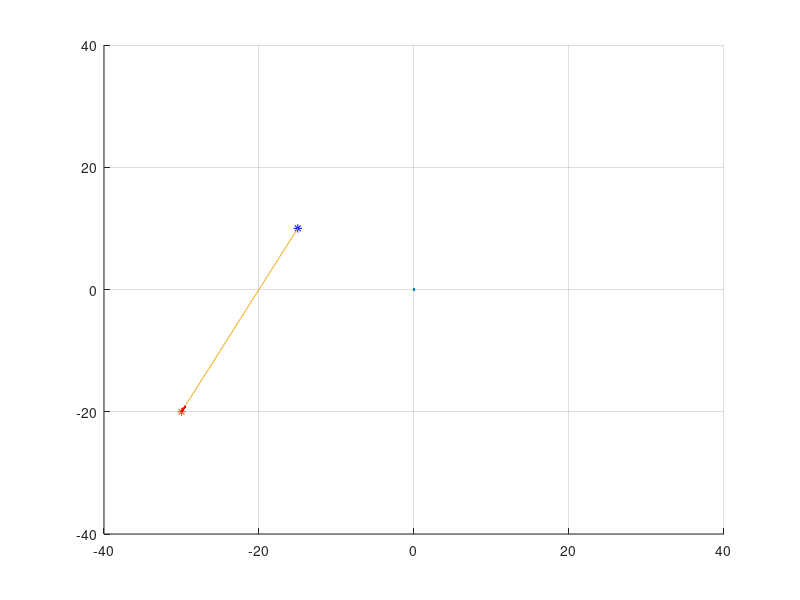

Source code (MATLAB):
%% Establishing object orientations
% These values will come from MOCAP
assembly = [-30, -20, 2; 0, 0, 0];     %The 6 dof position of the servo assembly
                                        % the assembly can only rotate about pitch (2,1)
                                        % and yaw (2,3)
target = [-15, 10, 5; 0, 0, 0];

%% Yaw angle on the XY Plane using origin as third point
%finding distances of the angles
TO = sqrt(target(1,1)^2 + target(1,2)^2);
SO = sqrt(assembly(1,1)^2 + target(1,2)^2);
TS = sqrt((assembly(1,1) - target(1,1))^2 + (assembly(1,2) - target(1,2))^2);

inside_angle = acosd((SO^2 + TS^2 - TO^2)/2 * SO * TS);

%% Yaw angle on XY plane using a right angle triangle
desired_angle = asind((target(1,2)-assembly(1,2))/sqrt((target(1,1)-assembly(1,1))^2 + (target(1,2)-assembly(1,2))^2));

%% Plotting 
figure(1)
axis([-40 40 -40 40])
grid on
hold on
plot(0, 0, '.')
plot(assembly(1, 1), assembly(1, 2), '*')
plot(target(1, 1), target(1, 2), '*b')
line([target(1, 1) assembly(1, 1)], [target(1, 2) assembly(1, 2)])

%% Time going forward
t = 0:0.01:10;
Angular_Velocity = 352.94; % degrees per second
gain = 0.8;
threshold = 0.005;
error = 0;
previous_error = 0;
random_range = [-4 0.2];

for i = 1:length(t)
    %Step 1: If on first movement, use feedforward control. Here we
    %introduce noise to simulate real world
    if i == 1
        % This is sent to the servos
        assembly(2,3) = desired_angle + (random_range(1)) + ((random_range(2)) - (random_range(1))) .* rand(1,1);
    end
    
    % Calculate error between angles. The angle of servo is gathered from MOCAP
    error = desired_angle - assembly(2,3)  %error = desired angle - sensed angle
    
    if abs(error) <= threshold
        break
    end

    %reduces the noise incrementally for simulation's sake
    %random_range = random_range./1.1;
    
    % sets the yaw value to be the error, here is where it would be 'sent'
    % to the servos
    assembly(2,3) = error + assembly(2,3)+ (random_range(1)) + ((random_range(2)) - (random_range(1))) .* rand(1,1);
    line([assembly(1, 1) assembly(1, 1)+cosd(assembly(2,3))], [assembly(1, 2) assembly(1, 2)+sind(assembly(2,3))], 'Color', 'red', 'LineStyle', '--')
    pause(0.01);
end



